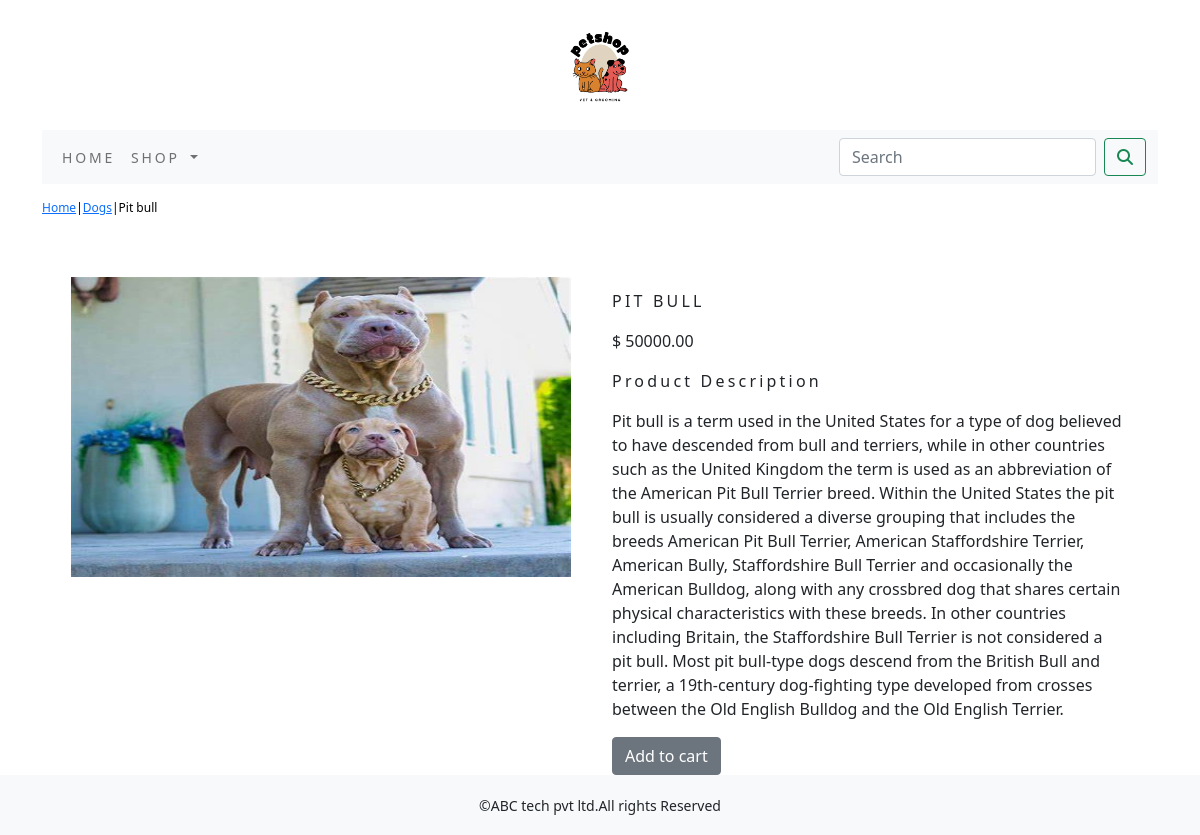
The page /shop/dogs/pit-bull/ on the database its author committed.
### shop/models.py (models this page shows, shortened)
class Product(models.Model):
    name=models.CharField(max_length=250,unique=True)
    slug=models.SlugField(max_length=250,unique=True)
    description=models.TextField(blank=True)
    price=models.DecimalField(max_digits=10,decimal_places=2)
    category=models.ForeignKey(Category,on_delete=models.CASCADE)
    image=models.ImageField(upload_to='product',blank=True)
    stock=models.IntegerField()
    available=models.BooleanField(default=True)
    created=models.DateTimeField(auto_now_add=True)
    updated=models.DateTimeField(auto_now=True)
    class Meta:
        ordering=('name',)
        verbose_name='product'
        verbose_name_plural='products'

class Category(models.Model):
    name=models.CharField(max_length=250,unique=True)
    slug=models.SlugField(max_length=250,unique=True)
    description=models.TextField(blank=True)
    image = models.ImageField(upload_to='category', blank=True)
    class Meta:
        ordering=('name',)
        verbose_name='category'
        verbose_name_plural='categories'
    def __str__(self):
        return '{}'.format(self.name)
    def get_url(self):
       return reverse('shop:product_by_category',args=[self.slug])

### shop/views.py (the view)
# urls.py: path('<slug:c_slug>/<slug:product_slug>/', views.proDetail, name='prodCatdetail')
def proDetail(request,c_slug,product_slug):
    try:
        product=Product.objects.get(category__slug=c_slug,slug=product_slug)
    except Exception as e:
        raise e
    return render(request,'product.html',{'product':product})

### cart/context_processors.py (called while the page is built)
def counter(request):
    item_count=0
    if 'admin' in request.path:
        return {}
    else:
        try:
            cart=Cart.objects.filter(cart_id=_cart_id(request))
            car_items=CartItem.objects.all().filter(cart=cart[:1])
            for cart_item in car_items:
                item_count += cart_item.quantity
        except Cart.DoesNotExist:
            item_count =0
        return dict(item_count=item_count)

### cart/views.py (called while the page is built)
def _cart_id(request):
    cart=request.session.session_key
    if not cart:
        cart=request.session.create()
    return cart

### shop/context_processors.py (called while the page is built)
def menu_links(request):
    links=Category.objects.all()
    return dict(links=links)

### template/product.html (shortened to what this page needs)
{% extends 'base.html' %}
{% load static %}
{% block content %}
<div class="row my_prod_row_class">
  <div class="mx_auto">
    <p><a href="{% url 'shop:allProdCat' %}">Home</a>|<a href="{{product.category.get_url}}">{{product.category}}</a>|{{product.name}}</p>
  </div>
</div>
<div class="container">
<br>
<div class="row">
  <div class="col-12 col-sm-12 col-md-12 col-lg-6 text-center">
    <div style="min-width:18rem">
      <img src="{{product.image.url}}" alt="{{product.name}}" width="500px;" height="300px;">
    </div>
  </div>
    <div class="col-12 col-sm-12 col-md-12 col-lg-6">
      <div>
      <h1 class="my_prod_title">{{product.name}}</h1>
      <p>$ {{product.price}}</p>
      <p class="my_title">Product Description</p>
      <p class="text-justify my_prod_text">{{product.description}}</p>
      {% if product.stock <= 0 %}
        <p class="text-justify my_prod_text"><b>Out of stock</b></p>
      {% else %}
        <a class="btn btn-secondary" href="{% url 'cart:add_cart' product.id %}">Add to cart</a>
      {% endif %}
      </div>
    </div>
  </div>
</div>
{% endblock %}

### static/css/custom.css (style rules this page uses)
body { font-family: 'Roboto', sans-serif; }
.my_title { font-size:16px; text_transform:uppercase; letter-spacing: .2em; }
.my_prod_row_class { padding-top:15px; padding-bottom:20px; }
.my_prod_row_class .mx_auto { color:#000; font-size:12px; text-decoration:none; }
.my_prod_title { font-size:16px; text-transform:uppercase; letter-spacing:.2em; padding-top:15px; padding-bottom:10px; }
.my_prod_text { padding-right:20px; }

### rows shown on the page
Product: category "Dogs", name "Pit bull", image (picture), name "PIT BULL", price "50000.00", description "Pit bull is a term used in the United States for a type of dog believed to have descended from bull and terriers, while in other countries such as the United Kingdom the term is used as an abbreviation of the American Pit Bull Terrier breed. Within the United States the pit bull is usually considered a diverse grouping that includes the breeds American Pit Bull Terrier, American Staffordshire Terrier, American Bully, Staffordshire Bull Terrier and occasionally the American Bulldog, along with any crossbred dog that shares certain physical characteristics with these breeds. In other countries including Britain, the Staffordshire Bull Terrier is not considered a pit bull. Most pit bull-type…"
